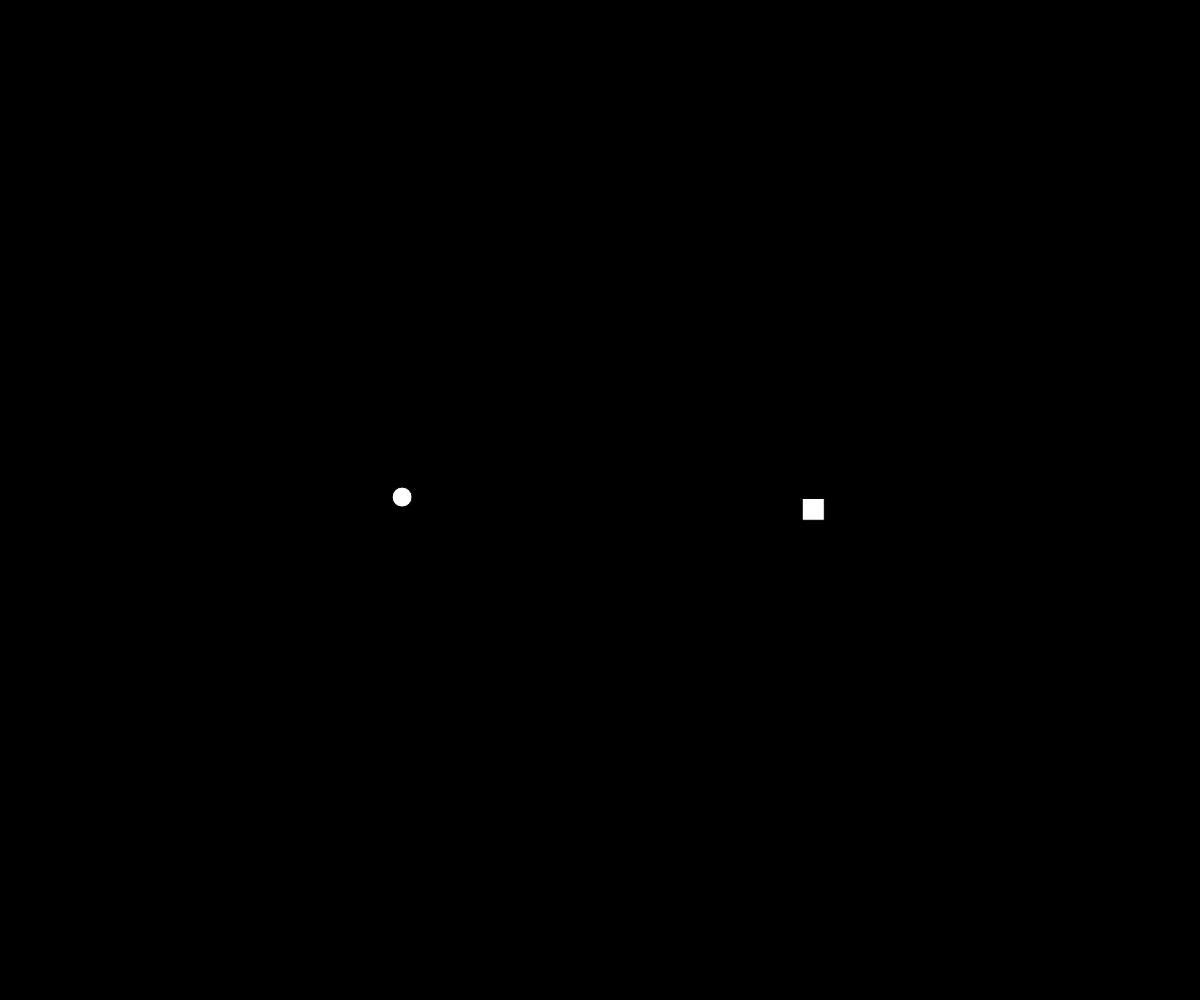
Frame 1 (no input)
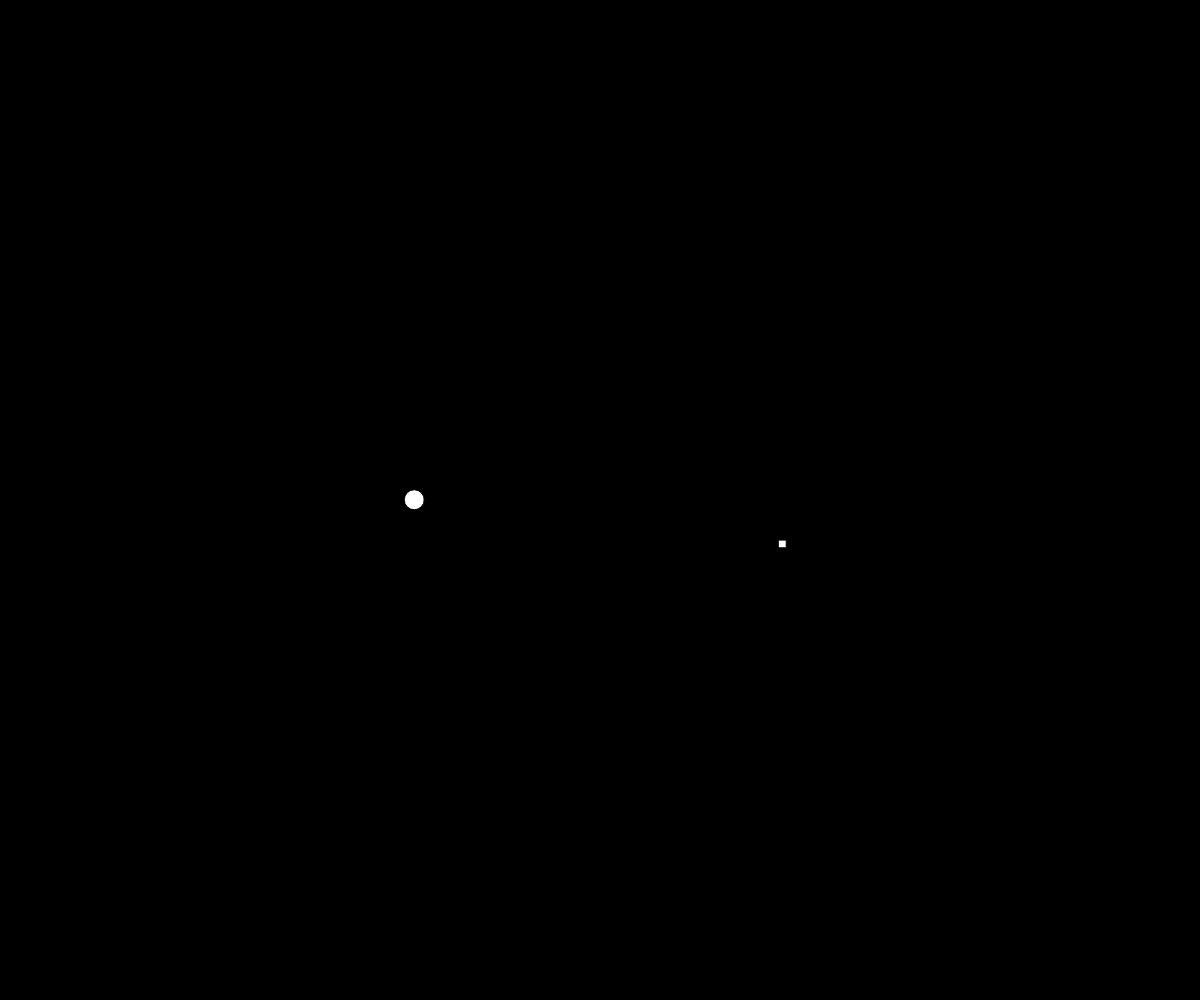
Frame 60 (no input)
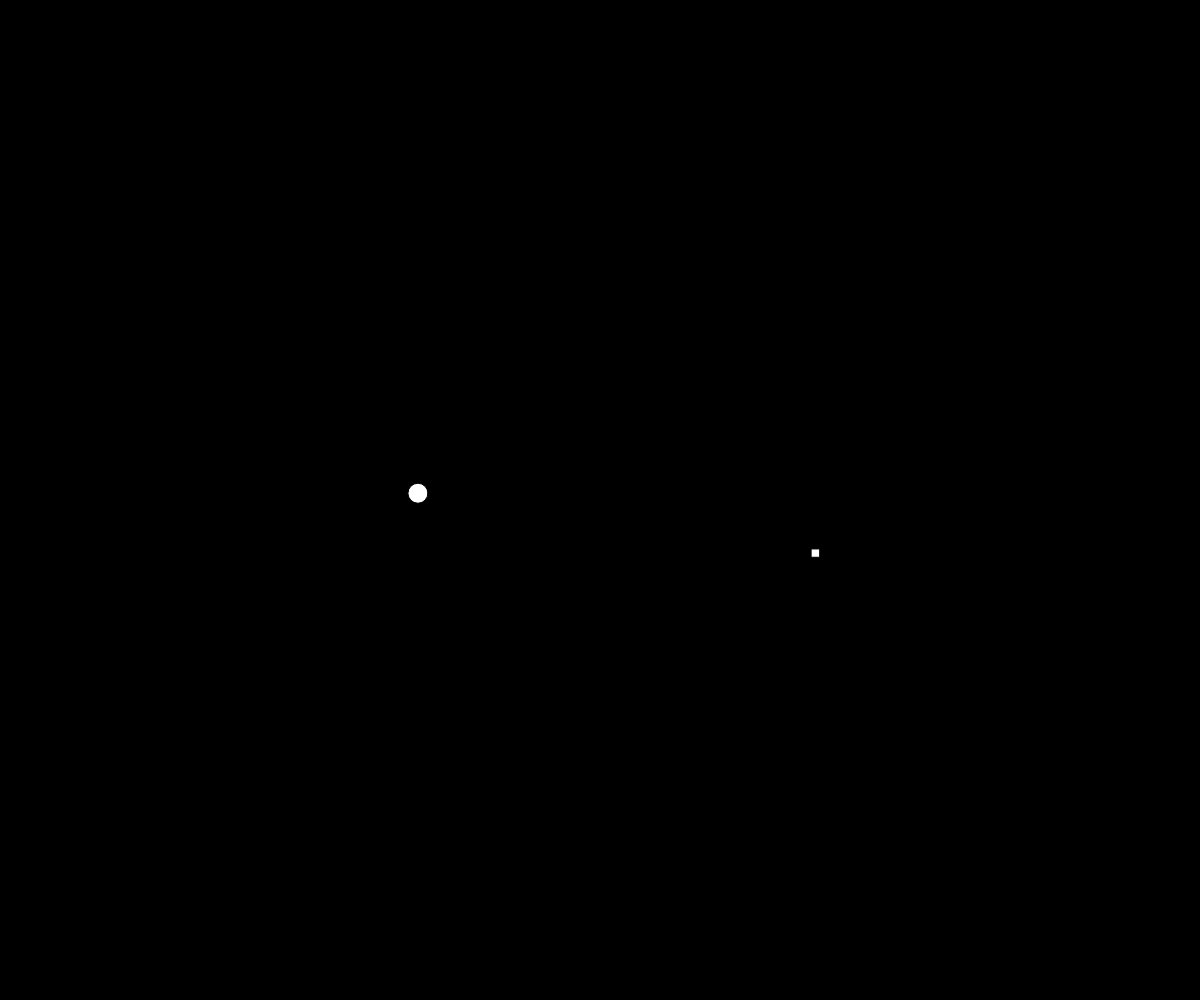
Frame 120 (the mouse pressed at the canvas centre since frame 60)

The p5.js sketch that drew these frames (run headless with seeded random() and noise() and a simulated clock; from frame 60 on, the mouse is pressed at the canvas centre):

// p5.js sketch
// ── sketch.js
// Project Title
// Your Name
// Date
//
// Extra for Experts:
// - describe what you did to take this project "above and beyond"

let p;
let someConfetti;

function setup() {
  createCanvas(windowWidth, windowHeight);
  p = new Particle(width/3,height/2);
  someConfetti = new Confetti(2*width/3,height/2);
}

function draw() {
  background(0);
  p.update();
  p.display();
  someConfetti.update();
  someConfetti.display();

}

class Particle {
  constructor(x,y){
    this.x=x;
    this.y=y;
    this.size=20;
  }

  update(){
    this.x+=random(-5,5);
    this.y+=random(-5,5);
  }

  display(){
    circle(this.x,this.y,this.size);
  }
}

class Confetti extends Particle {
  constructor(x,y) {
    super(x,y);
  }
  update(){
    super.update();
    this.size += random(-3,3);
  }
  display() {
    rect(this.x,this.y,this.size,this.size);
  }
}
